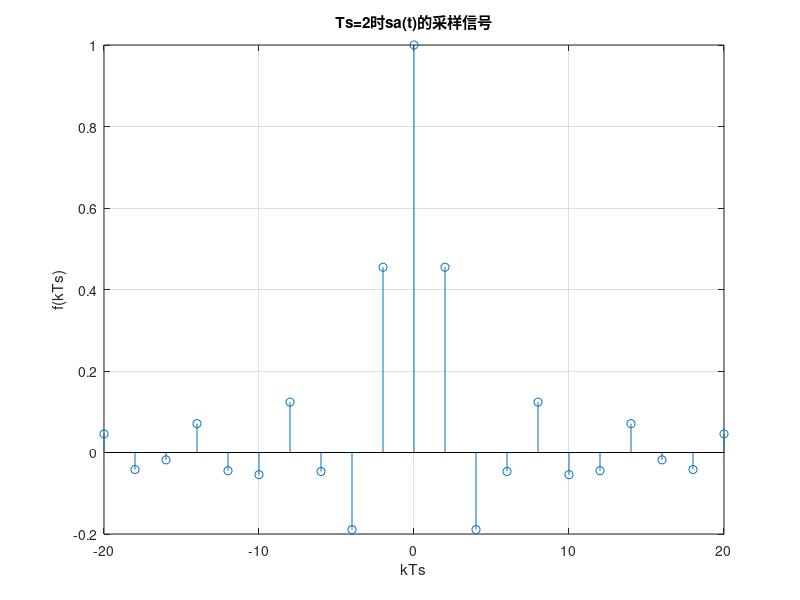
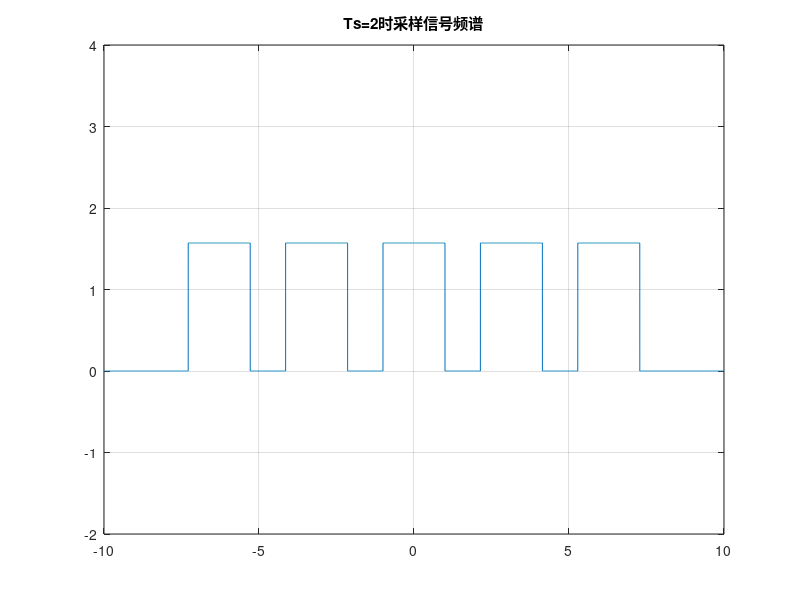
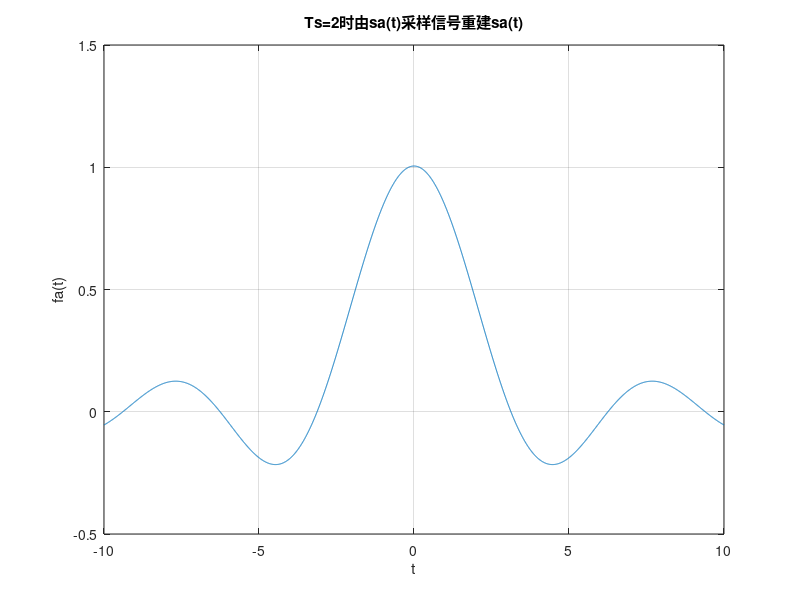
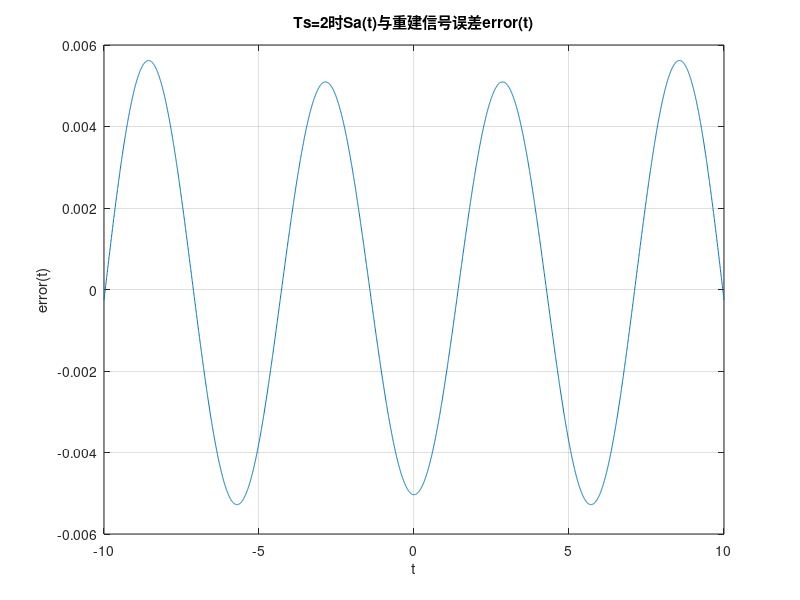

The MATLAB script that drew these images, in order:
wm=1;%被采信号最大频率
wc=1.1*wm;%滤波器频率
Ts=2;%采样频率
ws=2*pi/Ts;%采样角频率
n=-10:10;%定义序列长度为21
nTs=n*Ts;%采样点
f=sinc(nTs/pi);%被采样信号
Dt=0.005;t=-10:Dt:10;
fa=f*Ts*wc/pi*sinc((wc/pi)*(ones(length(nTs),1)*t-nTs'*ones(1,length(t))));%信号重建
error=sinc(t/pi)-fa;%误差e(t)

%采样信号图
figure;
stem(nTs,f);%绘制离散序列
xlabel('kTs');
ylabel('f(kTs)');
title('Ts=2时sa(t)的采样信号');
grid ;

%频谱图
figure;
w=-10:0.001:10;
ft=pi/Ts*rectpuls(w,2)+pi/Ts*rectpuls(w-ws,2)+pi/Ts*rectpuls(w+ws,2)+pi/Ts*rectpuls(w-2*ws,2)+pi/Ts*rectpuls(w+2*ws,2);
plot(w,ft);
grid;
ylim([-2 4]);
title('Ts=2时采样信号频谱')

%采样信号重建图
figure;
plot(t,fa);%绘图
xlabel('t');
ylabel('fa(t)');
title('Ts=2时由sa(t)采样信号重建sa(t)');
grid;%显示网格

%误差图
figure;
plot(t,error);
xlabel('t');
ylabel('error(t)');
title('Ts=2时Sa(t)与重建信号误差error(t)');
grid;




